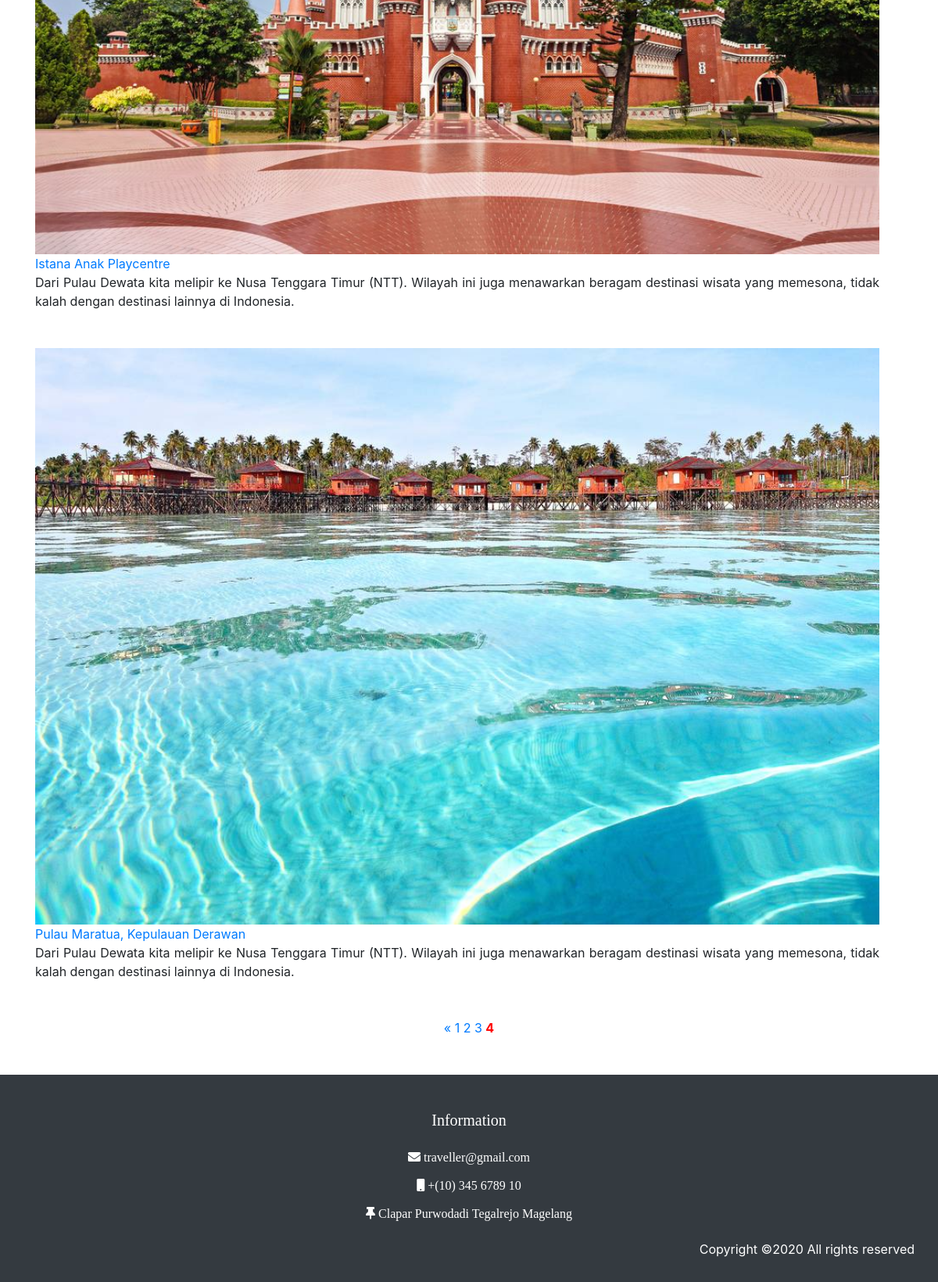
Before: /?halaman=4 (lower part) with the older database file.
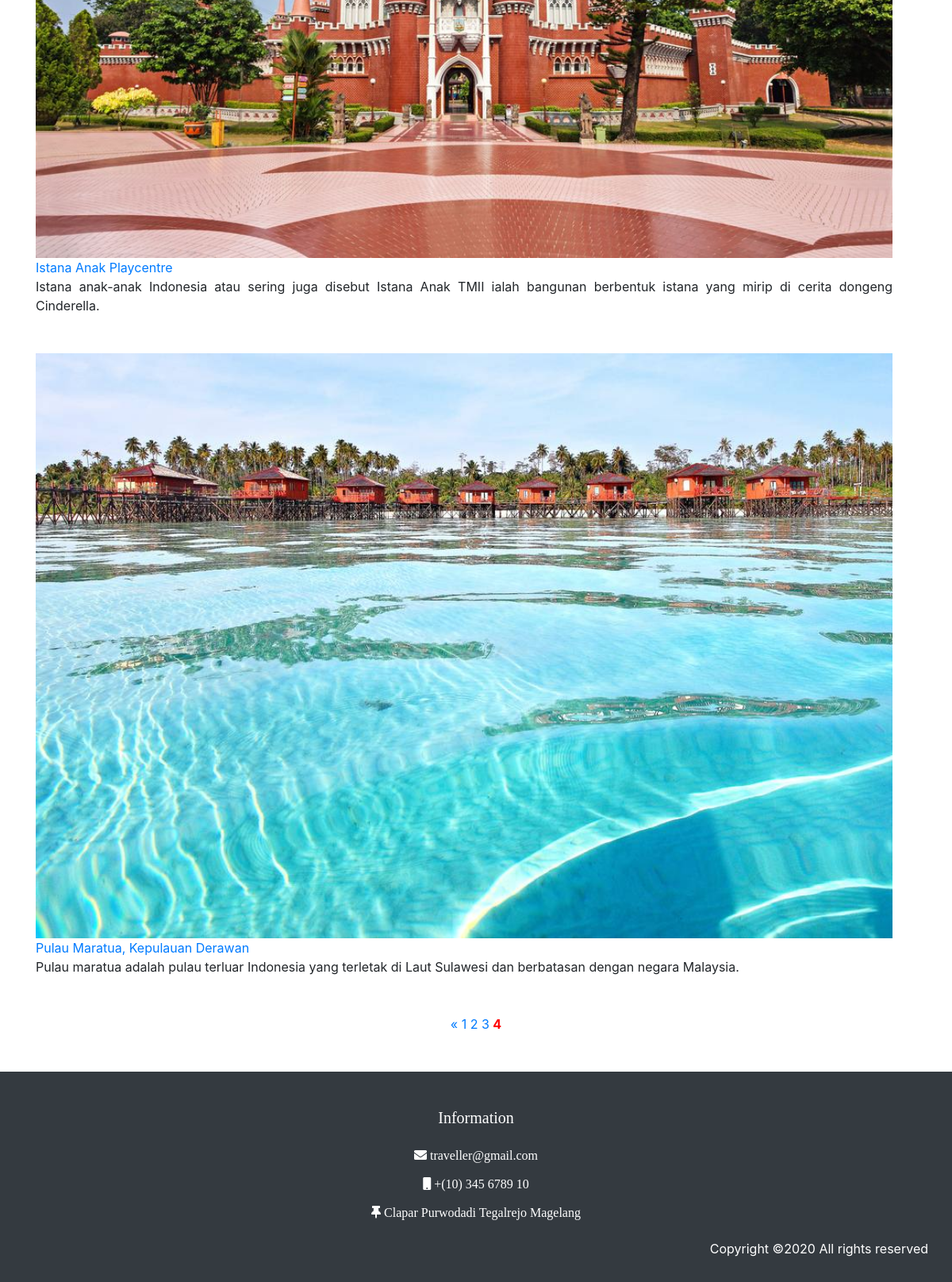
After: the same page with the newer database file.
### tables this page shows
CREATE TABLE `pages` (
  `id` int(12) NOT NULL,
  `foto` varchar(255) NOT NULL,
  `title` varchar(100) NOT NULL,
  `content` varchar(255) NOT NULL,
  `created_at` timestamp NOT NULL DEFAULT current_timestamp(),
  `updated_at` timestamp NOT NULL DEFAULT current_timestamp(),
  `deleted_at` timestamp NULL DEFAULT NULL
);

### index.php (the view, shortened to what this page needs)
<?php
require_once 'admin/config/db.php';
function query($query){
  global $db;
$result = mysqli_query($db, $query);
$rows = [];
while($row = mysqli_fetch_assoc($result)){
  $rows[] = $row;
}
return $rows;
}
$jumlahDataPerHalaman = 5;
$jumlahData = count(query("SELECT * FROM pages"));
$jumlahHalaman =ceil($jumlahData / $jumlahDataPerHalaman);
$halamanAktif = (isset($_GET["halaman"])) ? $_GET["halaman"] : 1;
$awalData = ($jumlahDataPerHalaman * $halamanAktif) - $jumlahDataPerHalaman;
$pgs = query("SELECT * FROM pages LIMIT $awalData,$jumlahDataPerHalaman");
?>
<!DOCTYPE html>
<html lang="en">
  <head>
    <link rel="stylesheet" href="assets/css/style.css">
    <link rel="stylesheet" href="assets/css/slick.css">
    <link rel="stylesheet" href="assets/css/jquery-ui.css">
    <link rel="stylesheet" href="assets/css/custom_bootstrap.css">
    <link href="admin/assets/fontawesome-free/css/all.min.css" rel="stylesheet">
    <link rel="stylesheet" href="assets/css/plyr.css">
    <link rel="stylesheet" href="assets/css/aos.css">
    <link rel="stylesheet" href="assets/css/animate.css">
    <link rel="stylesheet" href="assets/css/themify-icons.css">
  </head>
  <body>
    <div id="main">
      <h2 class="text-center"> Tempat Wisata di <b>Indonesia</b> </h2> <br>
      <?php foreach($pgs as $row) : ?>
      <section>
        <div class="container">
          <div class="container row justify-content-center">
            <div class="col-12 col-md-12" align="justify">
              <div class="post-block post-classic">
                <div class="post-img mt-5 text-center">
                  <img src="assets/images/index/<?= $row["foto"]; ?>" width="100%" alt="post image">
                </div>
                <div class="post-detail">
                  <a class="post-title regular" href="detail.php?id=<?= $row["id"]; ?>"> <?php echo $row["title"]; ?> </a>
                  <p class="post-describe">
                    <?php echo $row["content"]; ?>
                  </p>
                </div>
              </div>
            </div>
          </div>
        </div>
      </section>
      <?php endforeach; ?>
      <div class="container mb-5 mt-5">
        <div class="text-center">
          <?php if($halamanAktif > 1) : ?>
           <a href="?halaman=<?= $halamanAktif- 1; ?>">&laquo;</a>
          <?php endif; ?>
          <?php for($i=1; $i <= $jumlahHalaman; $i++) : ?>
            <?php if($i == $halamanAktif) : ?>
              <a href="?halaman=<?= $i; ?>" style="font-weight: bold; color:red;"><?= $i; ?></a>
            <?php else : ?>
              <a href="?halaman=<?= $i; ?>"><?= $i; ?></a>
            <?php endif; ?>
          <?php endfor; ?>
        </div>
      </div>
      <footer class="bg-dark">
        <div class="container">
          <div class="row">
            <div class="text-center col-sm-12">
              <div class="footer-contact mt-5">
                <h3 class="footer-link--title text-white"> Information</h3>
                <div class="contact-method">
                  <p class="text-white"><i class="fa fa-envelope"></i> traveller@gmail.com</p>
                  <p class="text-white"><i class="fa fa-mobile"></i> +(10) 345 6789 10</p>
                  <p class="text-white"><i class="fa fa-thumbtack"></i> Clapar Purwodadi Tegalrejo Magelang</p>
                </div>
              </div>
            </div>
            <div class="text-center col-sm-12 col-md-12 col-lg-12">
              <div class="copyright-text">
                <p class="text-white text-right">
                  Copyright &copy;<script>document.write(new Date().getFullYear());</script> All rights reserved
                </p>
              </div>
            </div>
          </div>
        </div>
      </footer>
    </div>
  </body>
</html>

Changed rows visible on the page:
changed pages "Istana Anak Playcentre": content "Dari Pulau Dewata kita melipir ke Nusa Tenggara Timur (NTT). Wilayah ini juga menawarkan beragam destinasi wisata yang memesona, tidak kalah dengan destinasi lainnya di Indonesia." → "Istana anak-anak Indonesia atau sering juga disebut Istana Anak TMII ialah bangunan berbentuk istana yang mirip di cerita dongeng Cinderella."
changed pages "Pulau Maratua, Kepulauan Derawan": content "Dari Pulau Dewata kita melipir ke Nusa Tenggara Timur (NTT). Wilayah ini juga menawarkan beragam destinasi wisata yang memesona, tidak kalah dengan destinasi lainnya di Indonesia." → "Pulau maratua adalah pulau terluar Indonesia yang terletak di Laut Sulawesi dan berbatasan dengan negara Malaysia."
